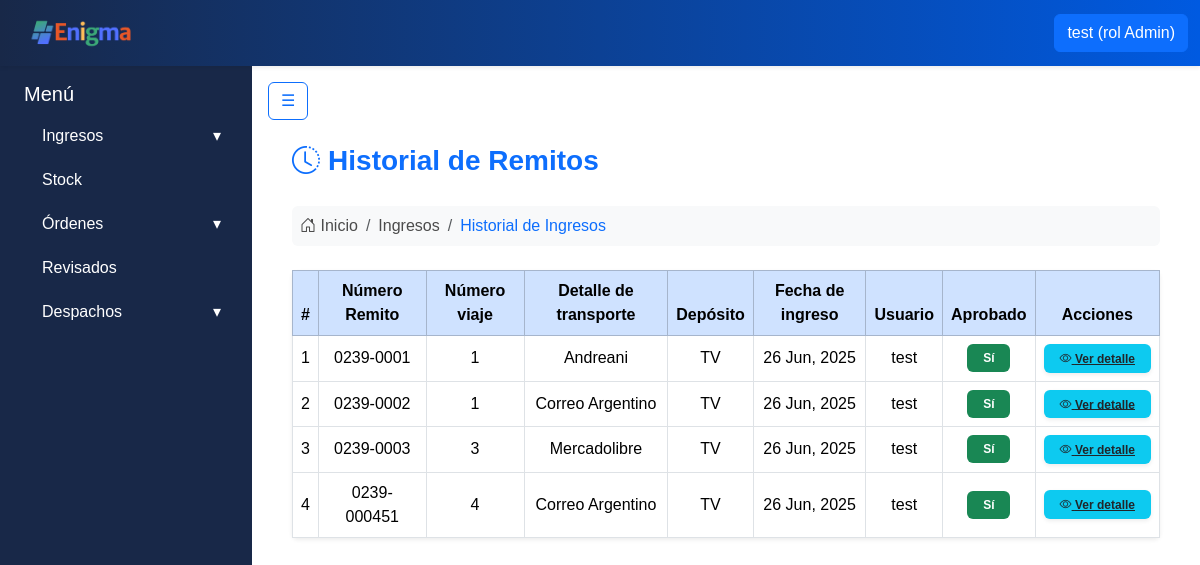
Page /ingresos/history/ (signed in) on the earlier database version.
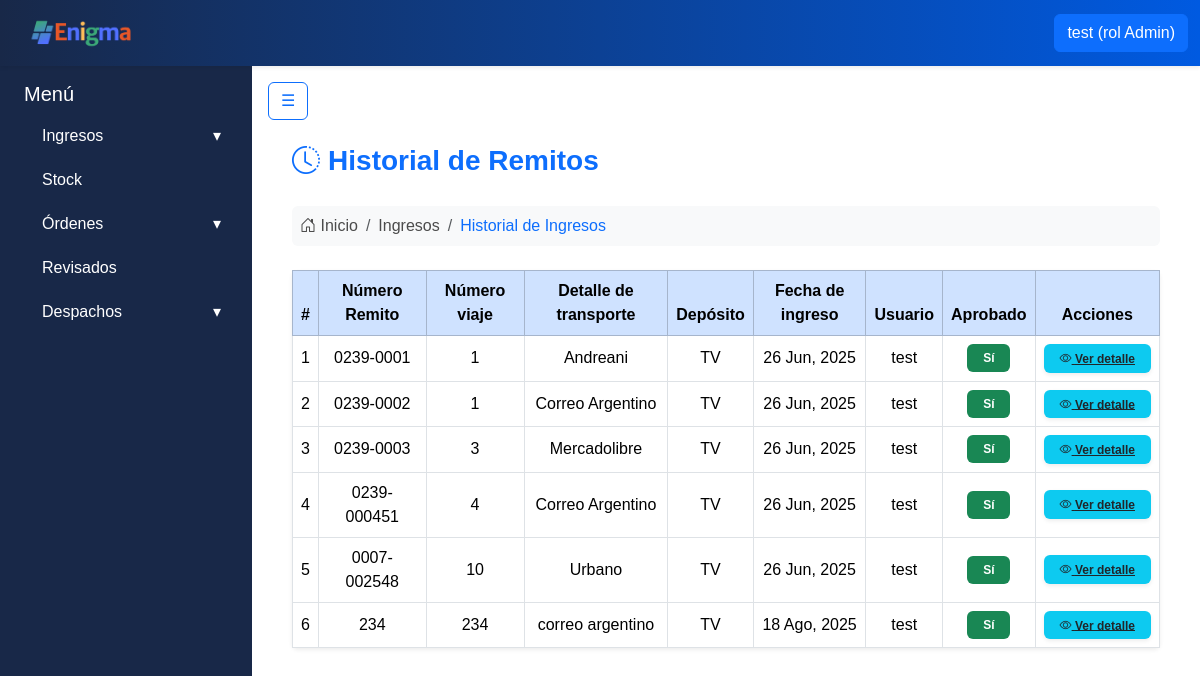
Same page on the later database version.
### apps/ingresos/models.py (models this page shows, shortened)
class Remitos(ModeloBaseConUsuario):
    numero_remito = models.CharField(max_length=20)
    numero_viaje = models.IntegerField()
    detalle_transporte = models.CharField(max_length=30)
    deposito_id = models.ForeignKey('stock.Depositos', on_delete=models.PROTECT)
    fecha_ingreso = models.DateField(auto_now_add=True)
    aprobado = models.BooleanField(default=False)
    productos = models.ManyToManyField('Productos', through='RemitoProducto')

### apps/stock/models.py (models this page shows)
class Depositos(models.Model):
    id = models.AutoField(primary_key=True)
    nombre = models.CharField(max_length=50)
    def __str__(self):
        return self.nombre

### apps/usuarios/models.py (models this page shows, shortened)
class Usuarios(AbstractBaseUser):
    username = models.CharField('Nombre de usuario', unique= True, max_length=60)
    email = models.EmailField('Correo electronico', max_length=254, unique= True)
    nombre = models.CharField(max_length=50)
    apellido = models.CharField(max_length=50)
    rol = models.ForeignKey(Roles, on_delete=models.CASCADE)
    activo = models.BooleanField(default=True)
    is_admin = models.BooleanField(default = False)
    is_superuser = models.BooleanField(default=False)
    is_staff = models.BooleanField(default=False)
    objects = UsuariosManager()
    USERNAME_FIELD = 'username'
    REQUIRED_FIELDS = ['nombre', 'apellido', 'email'] #campos necesarios para crear la cuenta por consola

### apps/ingresos/views.py (the view)
# urls.py: path('history/', login_required(ListarRemitosHistorialView.as_view()), name='ingresos_historial'),
class ListarRemitosHistorialView(LoginRequiredMixin, ListView):
    model = Remitos
    template_name = 'remitos/listar_historial.html'
    context_object_name = 'remitos'
    def get_queryset(self):
        return Remitos.objects.filter(aprobado=True)
    def get_context_data(self, **kwargs):
        context = super().get_context_data(**kwargs)
        context['show_navbar'] = True
        return context

### apps/usuarios/models.py (called while the page is built)
    def __str__(self):
        return self.nombre

### apps/ingresos/templates/remitos/listar_historial.html
{% extends "base.html" %}
{% block content %}
<div class="container-fluid px-4 mt-3">
    <div class="d-flex align-items-center mb-4">
        <i class="bi bi-clock-history fs-3 text-primary me-2"></i>
        <h3 class="fw-bold text-primary m-0">Historial de Remitos</h3>
    </div>
    <nav aria-label="breadcrumb" class="mb-4">
        <ol class="breadcrumb bg-light rounded p-2">
            <li class="breadcrumb-item">
                <i class="bi bi-house-door"></i> Inicio
            </li>
            <li class="breadcrumb-item">
                Ingresos
            </li>
            <li class="breadcrumb-item text-primary" aria-current="page">Historial de Ingresos</li>
        </ol>
    </nav>
    <div class="card shadow-sm border-0">
        <div class="card-body p-0">
            <table class="table table-bordered table-hover m-0 align-middle">
                <thead class="table-primary text-center">
                    <tr>
                        <th>#</th>
                        <th>Número Remito</th>
                        <th>Número viaje</th>
                        <th>Detalle de transporte</th>
                        <th>Depósito</th>
                        <th>Fecha de ingreso</th>
                        <th>Usuario</th>
                        <th>Aprobado</th>
                        <th>Acciones</th>
                    </tr>
                </thead>
                <tbody class="text-center">
                    {% for remito in remitos %}
                    <tr>
                        <td>{{ forloop.counter }}</td>
                        <td>{{ remito.numero_remito }}</td>
                        <td>{{ remito.numero_viaje }}</td>
                        <td>{{ remito.detalle_transporte }}</td>
                        <td>{{ remito.deposito_id }}</td>
                        <td>{{ remito.fecha_ingreso|date:"d M, Y" }}</td>
                        <td>{{ remito.usuario.nombre }}</td>
                        <td>
                            {% if remito.aprobado %}
                                <span class="badge bg-success px-3 py-2">Sí</span>
                            {% else %}
                                <span class="badge bg-secondary px-3 py-2">No</span>
                            {% endif %}
                        </td>
                        <td>
                            <a href="{% url 'ver_remito' remito.pk %}"
                               class="badge bg-info text-dark px-3 py-2 shadow-sm">
                               <i class="bi bi-eye"></i> Ver detalle
                            </a>
                        </td>
                    </tr>
                    {% empty %}
                    <tr>
                        <td colspan="9" class="text-muted py-4">No hay registros en el historial.</td>
                    </tr>
                    {% endfor %}
                </tbody>
            </table>
        </div>
    </div>
</div>
{% endblock %}

Differences in the rows shown:
now on this page (row edited): Remitos: numero_remito "0007-002548", numero_viaje "10", detalle_transporte "Urbano", deposito_id "TV", fecha_ingreso "26 Jun, 2025", usuario.nombre "test", aprobado "Sí"
added Remitos: numero_remito "234", numero_viaje "234", detalle_transporte "correo argentino", deposito_id "TV", fecha_ingreso "18 Ago, 2025", usuario.nombre "test", aprobado "Sí"
